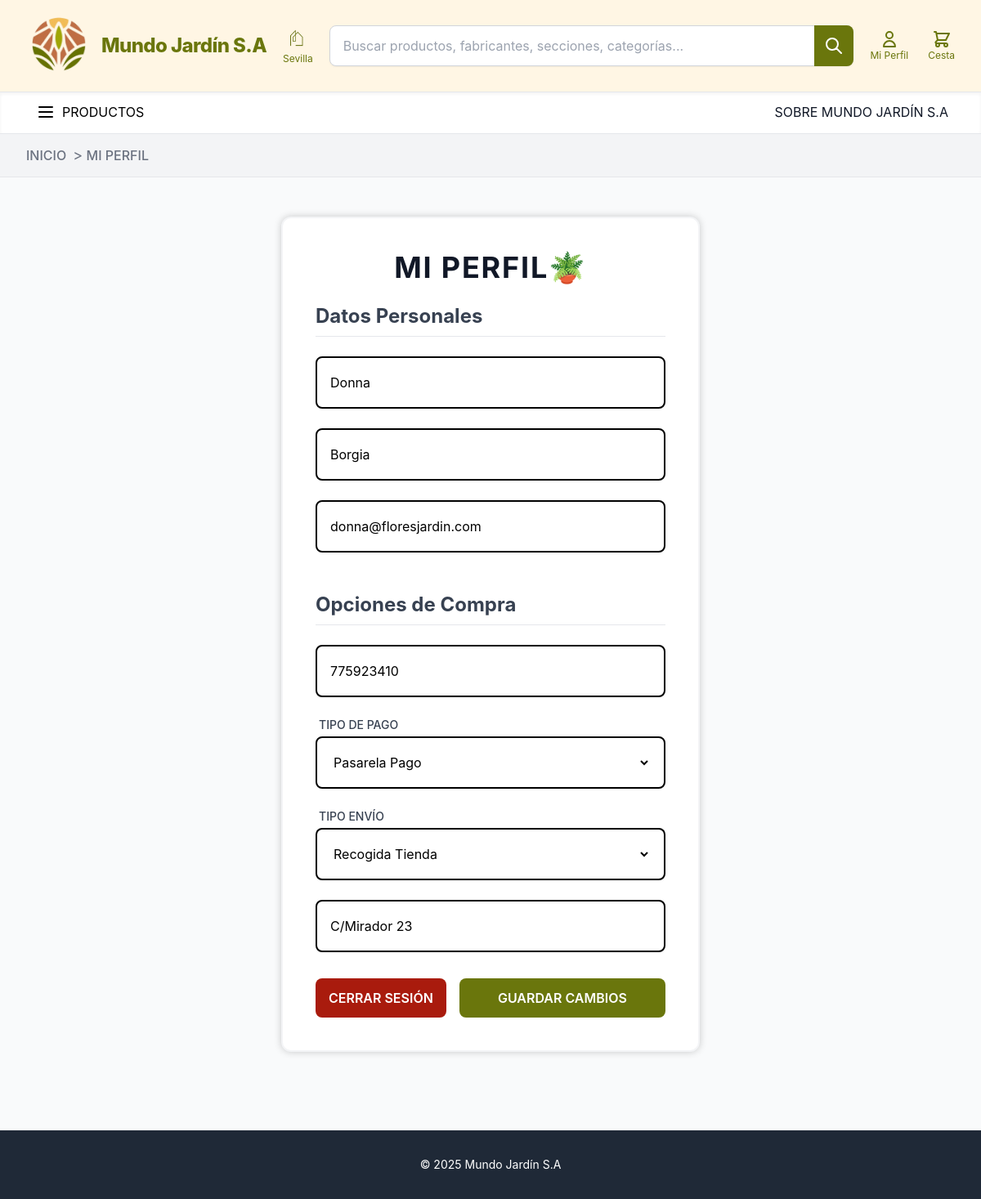
/perfil/ (signed in), run on an earlier commit of the app's database.
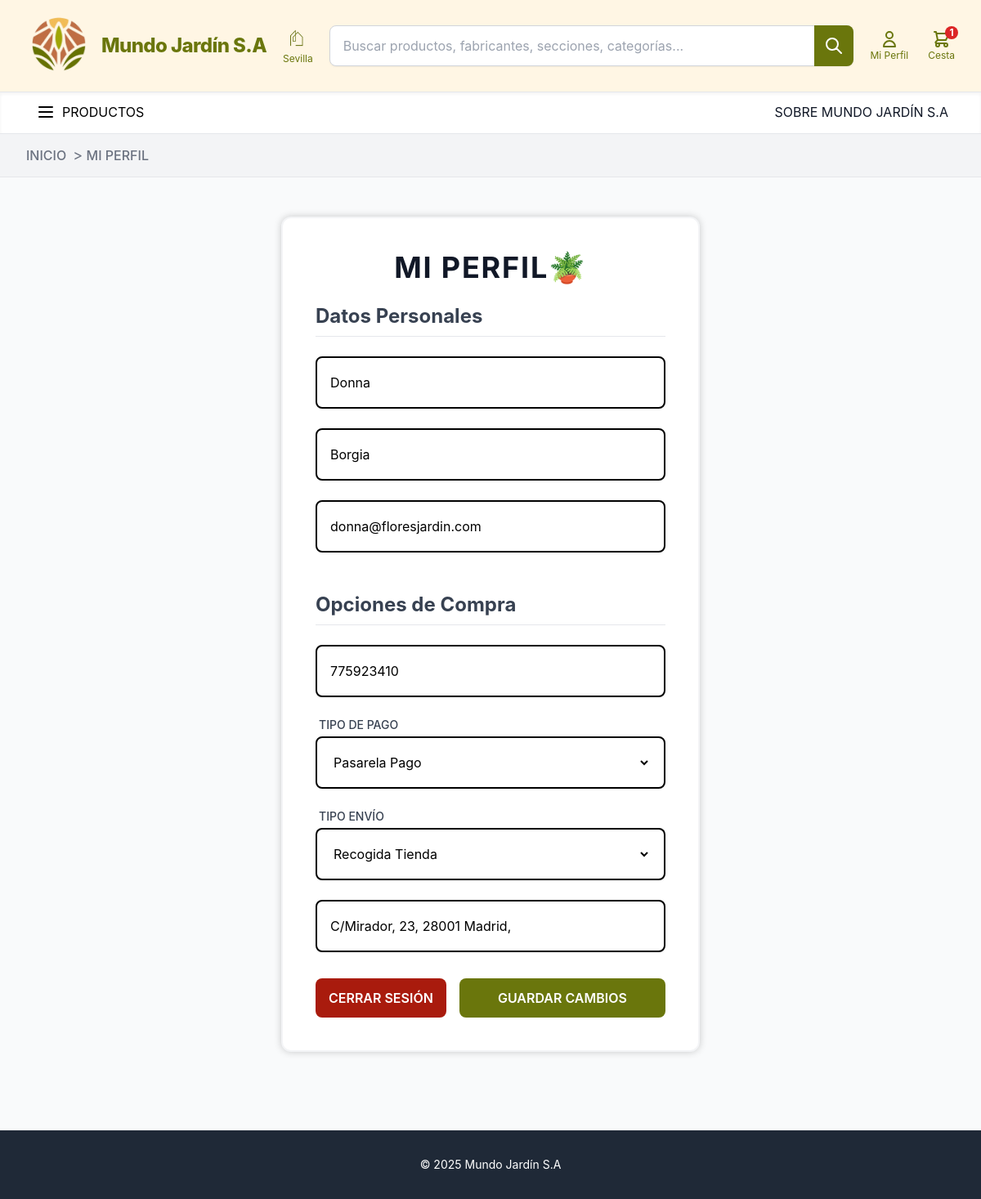
And on a later commit of the database.
### home/models.py (models this page shows, shortened)
class UsuarioCliente(models.Model):
    usuario = models.OneToOneField(Usuario, on_delete=models.CASCADE)
    tipo_pago= models.CharField(max_length=20, choices=TipoPago.choices, default=TipoPago.PASARELA_PAGO)
    telefono = models.CharField(max_length=15, blank=True, null=True)
    direccion_envio = models.CharField(max_length=255, blank=True)
    tipo_envio= models.CharField(max_length=20, choices=TipoEnvio.choices, default=TipoEnvio.RECOGIDA_TIENDA)
    last_login = models.DateTimeField(null=True, blank=True)

### perfil/views.py (the view)
# urls.py: path('', views.mi_perfil, name='mi_perfil'),
@login_required
def mi_perfil(request):
    usuario_instancia = request.user
    if usuario_instancia.is_superuser or (hasattr(usuario_instancia, 'es_administrador') and usuario_instancia.es_administrador):
        messages.warning(request, "Eres Admin")
        return redirect('perfil:admin_perfil')
    perfil_cliente_instancia, creado = UsuarioCliente.objects.get_or_create(usuario=usuario_instancia)
    if request.method == 'POST':
        user_form = UsuarioForm(request.POST, instance=usuario_instancia)
        perfil_form = PerfilClienteForm(request.POST, instance=perfil_cliente_instancia)
        if user_form.is_valid() and perfil_form.is_valid():
            user_form.save()
            perfil_form.save()
            messages.success(request, "Perfil de Cliente actualizado correctamente.")
            return redirect('perfil:mi_perfil')
        else:
            messages.error(request, "Error al actualizar el perfil. Revisa los datos.")
    else:
        user_form = UsuarioForm(instance=usuario_instancia)
        perfil_form = PerfilClienteForm(instance=perfil_cliente_instancia)
    contexto_cliente = {
        'user_form': user_form,
        'perfil_form': perfil_form,
        'es_cliente': True,
    }
    return render(request, 'mi_perfil.html', contexto_cliente)

### perfil/forms.py
class UsuarioForm(forms.ModelForm):
    class Meta:
        model = Usuario
        fields = ('nombre', 'apellidos', 'corre_electronico')
        widgets = {
            'nombre': forms.TextInput(attrs={'placeholder': 'NOMBRE', 'class': 'w-full outline-none'}),
            'apellidos': forms.TextInput(attrs={'placeholder': 'APELLIDOS', 'class': 'w-full outline-none'}),
            'corre_electronico': forms.EmailInput(attrs={'placeholder': 'CORREO ELECTRÓNICO', 'class': 'w-full outline-none', 'readonly': 'readonly'}),
        }

### home/context_processors.py (called while the page is built)
def productos_en_cesta(request):
    total_items = 0
    if request.user.is_authenticated:
        try:
            cesta = CestaCompra.objects.get(usuario_cliente__usuario=request.user)
        except CestaCompra.DoesNotExist:
            cesta = None
    else:
        session_id = request.session.get("cesta_id")
        cesta = CestaCompra.objects.filter(session_id=session_id).first() if session_id else None
    if cesta:
        total_items = sum(item.cantidad for item in cesta.items.all())
    return {'total_items_cesta': total_items}

### perfil/templates/mi_perfil.html (shortened to what this page needs)
{% extends "base.html" %}
{% block breadcrumbs %}
    <li>
        <span class="text-lg text-gray-500">></span>
        <span class="text- font-medium text-gray-500 hover:text-[#bf7149]">
            MI PERFIL
        </span>
    </li>
{% endblock breadcrumbs %}
{% load static %}
{% block content %}
<main class="py-12 ">
    <div class="max-w-xl mx-auto px-4 sm:px-6 lg:px-8">
        <div class="bg-white p-8 md:p-10 rounded-xl shadow-hard-halo border-2 border-gray-100">
            <h1 class="text-4xl font-bold text-gray-900 mb-4 text-center tracking-wider">
            MI PERFIL🪴
        </h1>
            <form method="post" class="perfil-form space-y-6" id="perfil-form-guardar">
                <h3 class="text-2xl font-bold mb-4 border-b pb-2 text-gray-700">Datos Personales</h3>
                <div class="field-wrapper">
                    <div class="p-4 border-2 border-black rounded-lg bg-white shadow-sm flex items-center h-16">
                        {{ user_form.nombre }}
                    </div>
                </div>
                <div class="field-wrapper">
                    <div class="p-4 border-2 border-black rounded-lg bg-white shadow-sm flex items-center h-16">
                        {{ user_form.apellidos }}
                    </div>
                </div>
                <div class="field-wrapper">
                    <div class="p-4 border-2 border-black rounded-lg bg-white shadow-sm flex items-center h-16">
                        {{ user_form.corre_electronico }}
                    </div>
                </div>
                <h3 class="text-2xl font-bold mb-4 pt-6 border-b pb-2 text-gray-700">Opciones de Compra</h3>
                <div class="field-wrapper">
                    <div class="p-4 border-2 border-black rounded-lg bg-white shadow-sm flex items-center h-16">
                        {{ perfil_form.telefono }}
                    </div>
                </div>
                <div class="field-wrapper">
                    <label for="{{ perfil_form.tipo_pago.id_for_label }}" class="block text-sm font-medium text-gray-700 mb-1 ml-1">
                        TIPO DE PAGO
                    </label>
                    <div class="p-4 border-2 border-black rounded-lg bg-white shadow-sm flex items-center h-16">
                        {{ perfil_form.tipo_pago }}
                    </div>
                </div>
                <div class="field-wrapper">
                    <label for="{{ perfil_form.tipo_envio.id_for_label }}" class="block text-sm font-medium text-gray-700 mb-1 ml-1">
                        TIPO ENVÍO
                    </label>
                    <div class="p-4 border-2 border-black rounded-lg bg-white shadow-sm flex items-center h-16">
                        {{ perfil_form.tipo_envio }}
                    </div>
                </div>
                <div class="field-wrapper" id="direccion-envio-wrapper">
                    <div class="p-4 border-2 border-black rounded-lg bg-white shadow-sm flex items-center h-16">
                        {{ perfil_form.direccion_envio }}
                    </div>
                </div>
            </form>
            <div class="flex justify-between items-center pt-8 space-x-4">
                <form action="{% url 'inicio_sesion:logout' %}" method="post" class="inline">
                    <button type="submit"
                            class="flex-1 px-4 py-3 bg-[#A91B0D] text-white font-semibold rounded-lg hover:bg-red-700 transition duration-300">
                        CERRAR SESIÓN
                    </button>
                </form>
                <button type="submit" form="perfil-form-guardar"
                        class="flex-1 px-4 py-3 bg-[#6a760c] text-white font-semibold rounded-lg hover:bg-[#bf7149] transition duration-300">
                    GUARDAR CAMBIOS
                </button>
            </div>
            </div>
    </div>
</main>
{% endblock %}

What changed in the data, as far as the page shows it:
changed UsuarioCliente "Pasarela Pago": direccion_envio "C/Mirador 23" → "C/Mirador, 23, 28001 Madrid,"
Also different on the page:
{{ total_items_cesta }}: (not shown) → "1"
